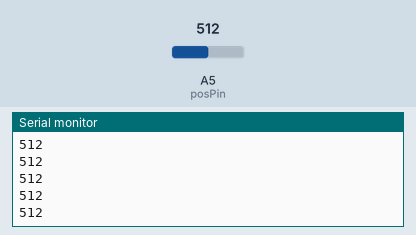
Simulated run of this sketch. Board: Arduino Uno, built with avr-gcc and run on an emulated ATmega328P. Shown: the last lines printed to the serial monitor. The inputs (shaded band) are chosen by the test bench; at power-on: A5 (posPin) = 512.

Above: at 1.2 s.
1.3 s: A5 (posPin) set to 716
At 1.31 s:
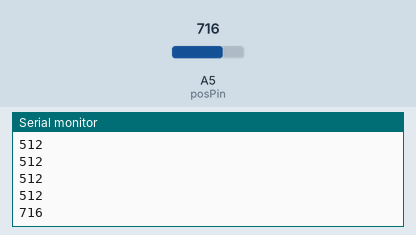
2.8 s: A5 (posPin) set to 900
At 2.81 s:
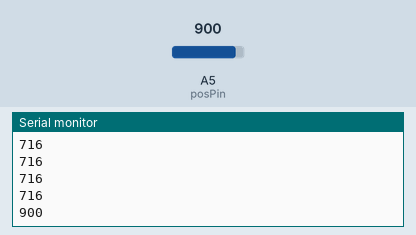
Timing chart, 0 to 5.8 s (numbered marks = the images above; inputs shaded):
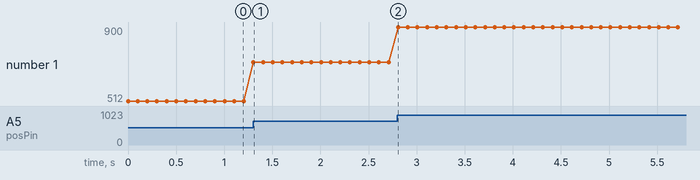

Measured:
- after the input at 1.3 s, the serial monitor: prints a new line at once (image 1)
- after the input at 2.8 s, the serial monitor: prints a new line at once (image 2)
- plotted number 1: 512 → 716 after the input at 1.3 s, 716 → 900 after the input at 2.8 s

The sketch:

ResistivePitch.ino
```cpp
int posPin = 5;
int pos = 0;

void setup(){
  Serial.begin(9600);
}

void loop(){
  pos= analogRead(posPin);
  if(pos){
    Serial.println(pos);
    delay(100);
  }
}
```
